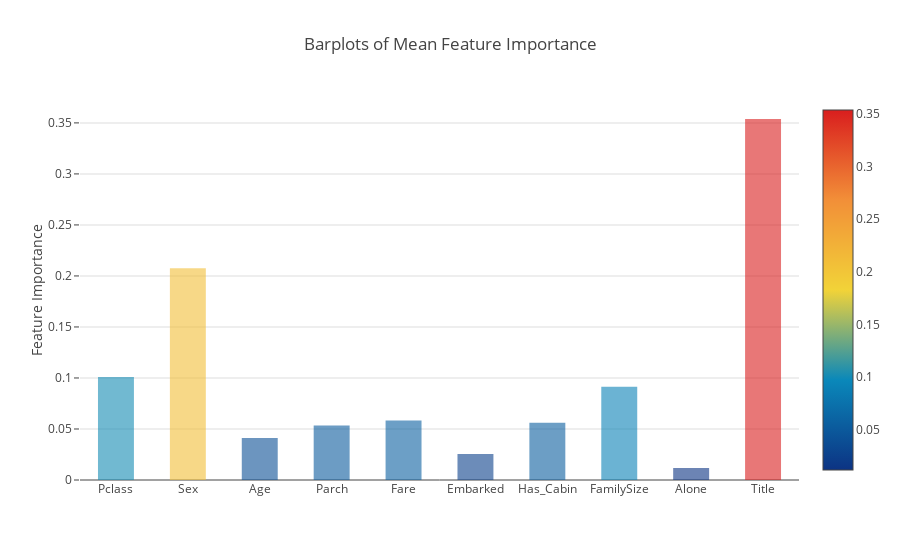

Source (notebook cell):
### Code cell
y = feature_dataframe["mean"].values
x = feature_dataframe["features"].values
data = [go.Bar(
x=x,
y=y,
width=0.5,
marker=dict(color=feature_dataframe["mean"].values,
           colorscale="Portland",
           showscale=True,
           reversescale=False),
opacity=0.6
)]

layout = go.Layout(
autosize=True,
title="Barplots of Mean Feature Importance",
hovermode="closest",
yaxis=dict(title="Feature Importance", ticklen=5, gridwidth=2),
showlegend=False
)
fig = go.Figure(data=data, layout=layout)
py.iplot(fig, filename="bar-direct-labels")

### Figure 1 — Plotly figure (JSON) as saved in the notebook; plotly's stock layout.template omitted (floating-point values rounded to 4 significant figures)
{"data": [{"marker": {"color": [0.1009, 0.2075, 0.04122, 0.05344, 0.05836, 0.0254, 0.0562, 0.09144, 0.01172, 0.3538], "colorscale": "Portland", "reversescale": false, "showscale": true}, "opacity": 0.6, "type": "bar", "uid": "368c03fc-2943-4669-b5ef-a94d437a8a5d", "width": 0.5, "x": ["Pclass", "Sex", "Age", "Parch", "Fare", "Embarked", "Has_Cabin", "FamilySize", "Alone", "Title"], "y": [0.1009, 0.2075, 0.04122, 0.05344, 0.05836, 0.0254, 0.0562, 0.09144, 0.01172, 0.3538]}], "layout": {"autosize": true, "hovermode": "closest", "showlegend": false, "title": {"text": "Barplots of Mean Feature Importance"}, "yaxis": {"gridwidth": 2, "ticklen": 5, "title": {"text": "Feature Importance"}}}}
